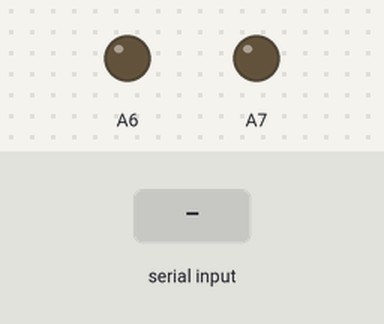
Simulated run of this sketch. Board: Arduino Mega 2560, built with avr-gcc and run on an emulated ATmega2560. On the bench: output pins drawn as LEDs (lit = HIGH). Inputs (shaded band) come from the test bench. Pins used as bus, display or sensor lines are not drawn; what the sketch prints to the serial monitor is not drawn.

Above: at 4.2 s.
4.3 s: "F" received over Serial
5.8 s: byte 82 ('R') received over Serial
7.3 s: byte 76 ('L') received over Serial
8.8 s: byte 87 ('W') received over Serial
10.3 s: "2" received over the second serial link
At 10.8 s:
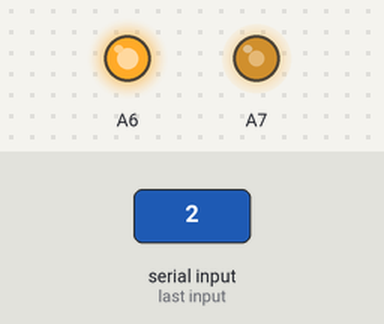
At 12.0 s:
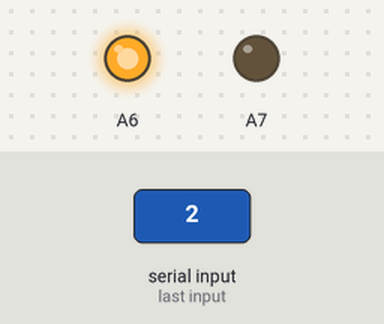
12.4 s: "B" received over Serial
At 12.8 s:
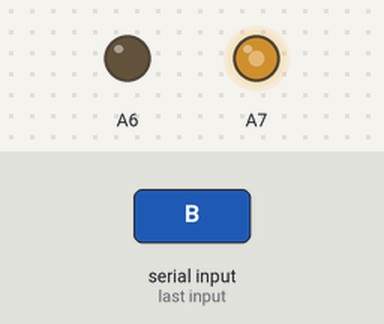
Timing chart, 0 to 14.9 s (numbered marks = the images above; inputs shaded):
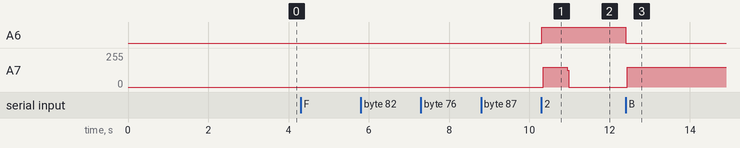

Measured:
- after the input at 4.3 s, every drawn part: stays the same
- after the input at 5.8 s, every drawn part: stays the same
- after the input at 7.3 s, every drawn part: stays the same
- after the input at 8.8 s, every drawn part: stays the same
- after the input at 10.3 s, A6: LOW → HIGH at once; A7: 0/255 → 150/255 at once, → 0/255 0.60 s later
- after the input at 12.4 s, A6: HIGH → LOW at once; A7: 0/255 → 147/255 at once

The sketch:

Step_and_motorDC_Bluetooth_remake.ino.ino
```cpp
#include <SoftwareSerial.h>
#include <StepperMotor.h>

#define pul       A7
#define dir_step  A6
int PWM_DC1 = 13;
int PWM_DC2 = 45;
int IN2_DC1 = 46;
int IN2_DC2 = 44;
#define Encoder_DC1_A   18
#define Encoder_DC1_B   19
#define Encoder_DC2_A   20
#define Encoder_DC2_B   21

SoftwareSerial BLUETOOTH(A15, A14);// pin3 Arduino nối với TX của HC05, pin 2 arduino nối với RX của HC

StepperMotor stepper(pul, dir_step);

float disPerRound = 1.0 ;// only round: 1.0 round, vitme T8-4mm: 4.0 mm, GT2 Pulley 16 Teeth: 16x2 = 32.0 mm
int microStep = 1; //1: full step, 2: haft step, ...
float angleStep = 0.05625; //a step angle of 1.8 degrees with 200 steps per revolution
float stepsPerUnit = (1 / disPerRound) * 360.0 * microStep / angleStep; //steps/round or steps/mm ...
float target = 0;
int pwr;
int a=80;
int b=0;
int d=0;
int dir;
char c;

void setup() {
  Serial.begin(9600);
    stepper.setStepsPerUnit(stepsPerUnit);
    stepper.setSpeed(2.0);  //set 2 round/s
    stepper.setStartDirection(HIGH);
  delay(3000);
    pinMode(PWM_DC1,OUTPUT);
    pinMode(PWM_DC2,OUTPUT);
    pinMode(IN2_DC1,OUTPUT);
    pinMode(IN2_DC2,OUTPUT);
  BLUETOOTH.begin(9600);

}

void loop() {
  if (BLUETOOTH.available()) {
    c= BLUETOOTH.read();
    Serial.write(c);
  }
  if (Serial.available()) {
    c= Serial.read();
    Serial.write(c);
    BLUETOOTH.write(c);
  }
    switch (c)
    {
        case '1':// tiến
          a = 100;
          target = 0;
          break;
        case '2':// tiến
          a = 120;
          target = 1;
          break;
        case '3':// tiến
          a = 140;
          target = 2;
          break;
        case '4':// tiến
          a = 160;
          target = 3;
          break;
        case '5':// tiến
          a = 180;
          target = 4;
          break;
        case '6':// tiến
          a = 200;
          target = 5;
          break;
        case '8':// tiến
          a = 220;
          target = 6;
          break;
        case '9':// tiến
          a = 255;
          target = 7;
          break;
        case 'F':// tiến
          dir =-1;
          pwr = a;
          target = target + 0.03;
          break;
        case 'B':// lùi
          dir =1;
          pwr = a;
          target = target - 0.03;
          break;
        case 'R': //sang phải
          dir =3;
          pwr = a;
          break;
        case 'L':// sang trái
          dir =2;
          pwr = a;
          break;
        case 'W':// dung
          target = d;
          b=1;
          break;
        case 'w':// dung
          target = d;
          b=0;
          break;
        case 'S':// dung
          pwr = 0;
          break;
        defailt:
          pwr = 0;
          break;
      }
  if(b == 0) {
    setMotor(dir,pwr,PWM_DC1,IN2_DC1,IN2_DC2);
    setMotor(dir,pwr,PWM_DC2,IN2_DC1,IN2_DC2);
  }
  if(b == 1) {
    pwr = 0;
    d = target;
    stepper.moveTo(target);
  }
  Serial.print(target);
}
void setMotor(int dir, int pwmVal, int PWM , int IN2_DC1, int IN2_DC2) {
  analogWrite(PWM,pwmVal);
  if(dir == 1){
    digitalWrite(IN2_DC1,LOW);
    digitalWrite(IN2_DC2,LOW);
  }
  if(dir == -1){
    digitalWrite(IN2_DC1,HIGH);
    digitalWrite(IN2_DC2,HIGH);
  }
  if(dir == 2){
    digitalWrite(IN2_DC1,LOW);
    digitalWrite(IN2_DC2,HIGH);
  }
  if(dir == 3){
    digitalWrite(IN2_DC1,HIGH);
    digitalWrite(IN2_DC2,LOW);
  }
}
```
